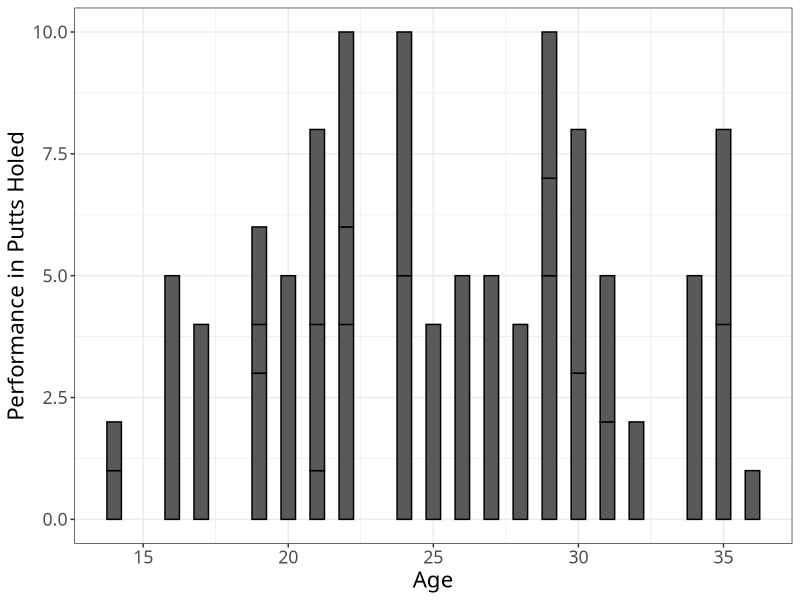

The R script that drew this image:
# Data simulation for a theoretical replication of the Kutzner et al. (2013) study.
# created for the course 'Digital Open Science' at Freie Universitaet Berlin

# (C) Nicolas Rost, 2017

# set working directory in Open Science Course folder
setwd("C:\\Users\\Nico\\Documents\\Studium\\M. Sc. SCAN Berlin\\4. Semester\\Digital Open Science")

library(ggplot2)
library(psych)

# create variables
set.seed(2)

# participants' ids (32 participants)
id <- 1:32;

# age (between 14 and 37)
age <- sample(14:37, 32, replace = TRUE)

# gender and gender factor
gender <- sample(0:1, 32, replace = TRUE)
gender_group <- factor(gender, labels=c('male','female'))

# handicap (from -5 to +5, 1 decimal)
hcp <- sample(seq(-5,5,0.1), 32, replace = TRUE)

# chronic focus (by Lockwood scale values), aprox. distribution like in Kutzner
chronic_focus <- sample(seq(-0.5,5,0.01), 32, replace = TRUE)

# group factor instruction framing (randomly assigned)
instr_types <- c(1,2)
framing <- rep(instr_types,32)
framing_group <- factor(framing, labels=c('promotion','prevention'))

# performance (putts holed from 1 to 5)
perf <- sample(1:5, 32, replace = TRUE)

# show variables in data frame
golf_data <- data.frame(id, age, gender, gender_group, hcp, chronic_focus, framing, framing_group,perf)
# remove data from ids 33 to 64, no clue why they were created
golf_data <- golf_data[-c(33:64), ]

# compute descriptives
descriptives <- describe(golf_data)

# save data
save(golf_data, file="golf_data.Rdata")
save(descriptives, file="descr_golf.Rdata")



## PLOTS TEST
# Colorblind-friendly palette
cbPalette <- c("#999999", "#E69F00", "#56B4E9", "#009E73", "#F0E442", "#0072B2", "#D55E00", "#CC79A7")
# Initializing
plot <- ggplot(data = golf_data, aes(x=age, y=perf))
plot <- plot + geom_bar(stat='identity', color='black', width=.5) +
  xlab("Age") +
  ylab("Performance in Putts Holed") + 
  guides(fill=FALSE) + 
  theme_bw() +
  scale_fill_manual(values=cbPalette) +
  theme(text=element_text(size=16, family="Gill Sans MT"))
plot
